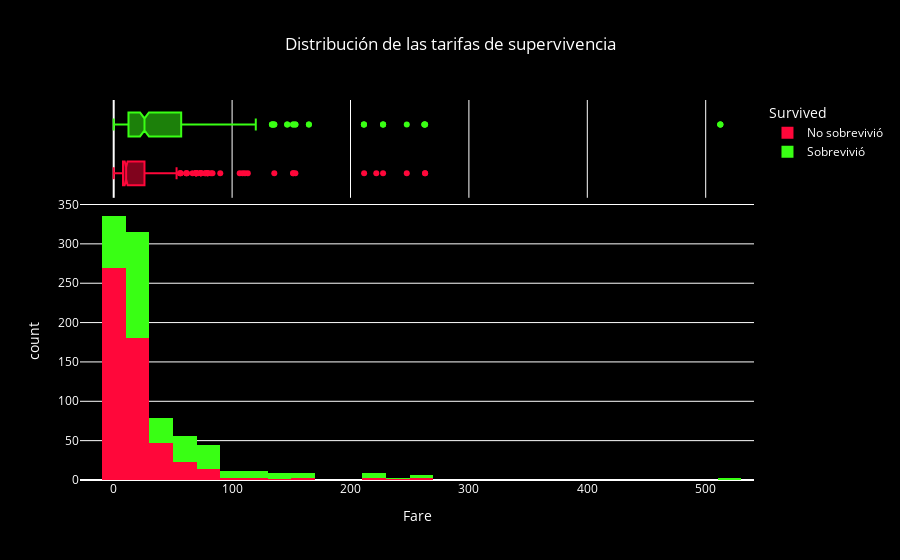

The code cell stored with this chart in its notebook:
### Code cell
fig = px.histogram(
    df_clean,
    x = "Fare",
    color = "Survived",
    marginal = "box",
    nbins = 50,
    title = "Distribución de las tarifas de supervivencia",
    color_discrete_map = { 0: "#ff073a", 1: "#39ff14" },
    category_orders = { "Survived": [ 0, 1 ] }
)

fig.for_each_trace(lambda t: t.update(name = t.name.replace("0", "No sobrevivió").replace("1", "Sobrevivió")))

fig.update_layout(
    title_x = 0.5,
    plot_bgcolor = "black",
    paper_bgcolor = "black",
    font_color = "white",
    title_font = dict(color = "white"),
    legend_bgcolor = "black",
    legend_font = dict(color = "white")
)

fig.show()

### Figure 1 — Plotly figure (JSON) as saved in the notebook; plotly's stock layout.template omitted (floating-point values rounded to 4 significant figures; data arrays with more than 128 entries replaced by an {"elided": "..."} marker saying what was removed)
{"data": [{"alignmentgroup": "True", "bingroup": "x", "hovertemplate": "Survived=0<br>Fare=%{x}<br>count=%{y}<extra></extra>", "legendgroup": "0", "marker": {"color": "#ff073a", "pattern": {"shape": ""}}, "name": "No sobrevivió", "nbinsx": 50, "offsetgroup": "0", "orientation": "v", "showlegend": true, "type": "histogram", "x": {"elided": "549 float values"}, "xaxis": "x", "yaxis": "y"}, {"alignmentgroup": "True", "hovertemplate": "Survived=0<br>Fare=%{x}<extra></extra>", "legendgroup": "0", "marker": {"color": "#ff073a"}, "name": "No sobrevivió", "notched": true, "offsetgroup": "0", "showlegend": false, "type": "box", "x": {"elided": "549 float values"}, "xaxis": "x2", "yaxis": "y2"}, {"alignmentgroup": "True", "bingroup": "x", "hovertemplate": "Survived=1<br>Fare=%{x}<br>count=%{y}<extra></extra>", "legendgroup": "1", "marker": {"color": "#39ff14", "pattern": {"shape": ""}}, "name": "Sobrevivió", "nbinsx": 50, "offsetgroup": "1", "orientation": "v", "showlegend": true, "type": "histogram", "x": {"elided": "342 float values"}, "xaxis": "x", "yaxis": "y"}, {"alignmentgroup": "True", "hovertemplate": "Survived=1<br>Fare=%{x}<extra></extra>", "legendgroup": "1", "marker": {"color": "#39ff14"}, "name": "Sobrevivió", "notched": true, "offsetgroup": "1", "showlegend": false, "type": "box", "x": {"elided": "342 float values"}, "xaxis": "x2", "yaxis": "y2"}], "layout": {"barmode": "relative", "font": {"color": "white"}, "legend": {"bgcolor": "black", "font": {"color": "white"}, "title": {"text": "Survived"}, "tracegroupgap": 0}, "paper_bgcolor": "black", "plot_bgcolor": "black", "title": {"font": {"color": "white"}, "text": "Distribución de las tarifas de supervivencia", "x": 0.5}, "xaxis": {"anchor": "y", "domain": [0, 1], "title": {"text": "Fare"}}, "xaxis2": {"anchor": "y2", "domain": [0, 1], "matches": "x", "showgrid": true, "showticklabels": false}, "yaxis": {"anchor": "x", "domain": [0, 0.7326], "title": {"text": "count"}}, "yaxis2": {"anchor": "x2", "domain": [0.7426, 1], "matches": "y2", "showgrid": false, "showline": false, "showticklabels": false, "ticks": ""}}}
